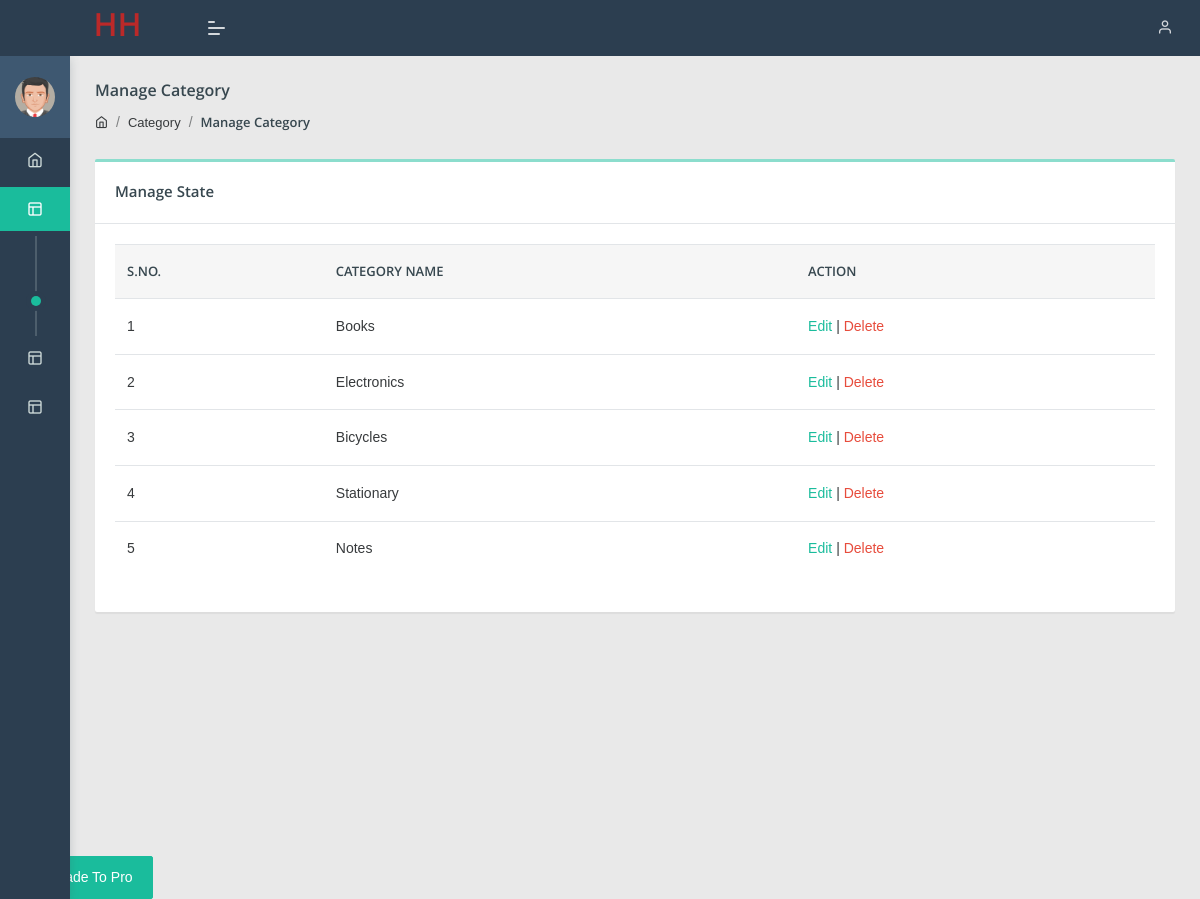
/managecategory (signed in), run on the app's committed database.
### SellPurchase/models/category.py (models this page shows, shortened)
class Category(models.Model):
    name=models.CharField(max_length=20)

### SellPurchase/views/old.py (the view)
# urls.py: path('managecategory', managecategory, name='managecategory'),
def managecategory(request):
    if not request.user.is_authenticated:
        return redirect('admin_login')
    category = Category.objects.all()
    return render(request, 'admin/managecategory.html', locals())

### SellPurchase/templates/admin/managecategory.html
{% extends 'admin_base.html' %}
{% load static %}
{% block main %}
<section class="pcoded-main-container">
    <div class="pcoded-content">
        <div class="page-header">
            <div class="page-block">
                <div class="row align-items-center">
                    <div class="col-md-12">
                        <div class="page-header-title">
                            <h5 class="m-b-10">Manage Category</h5>
                        </div>
                        <ul class="breadcrumb">
                            <li class="breadcrumb-item"><a href="{% url 'dashboard' %}"><i
                                    class="feather icon-home"></i></a></li>
                            <li class="breadcrumb-item"><a href="">Category</a></li>
                            <li class="breadcrumb-item"><a href="">Manage Category</a></li>
                        </ul>
                    </div>
                </div>
            </div>
        </div>
        <div class="row">
            <div class="col-md-12">
                <div class="card">
                    <div class="card-header">
                        <h5>Manage State</h5>
                    </div>
                    <div class="card-body table-border-style">
                        <div class="table-responsive">
                            <table class="table">
                                <thead>
                                <tr>
                                    <th class="ml-5">S.No.</th>
                                    <th>Category Name</th>
                                    <th>Action</th>
                                </tr>
                                </thead>
                                <tbody>
                                {% for i in category %}
                                <tr>
                                    <td>{{forloop.counter}}</td>
                                    <td>{{i.name}}</td>
                                    <td><a href="{% url 'editcategory' i.id %}" class="text-primary">Edit</a> |
                                        <a href="{% url 'deletecategory' i.id %}" class="text-danger">Delete</a>
                                    </td>
                                </tr>
                                {% endfor %}
                                </tbody>
                            </table>
                        </div>
                    </div>
                </div>
            </div>
        </div>
    </div>
</section>
{% endblock %}

### data on the page
Category: name "Books"
Category: name "Electronics"
Category: name "Bicycles"
Category: name "Stationary"
Category: name "Notes"
